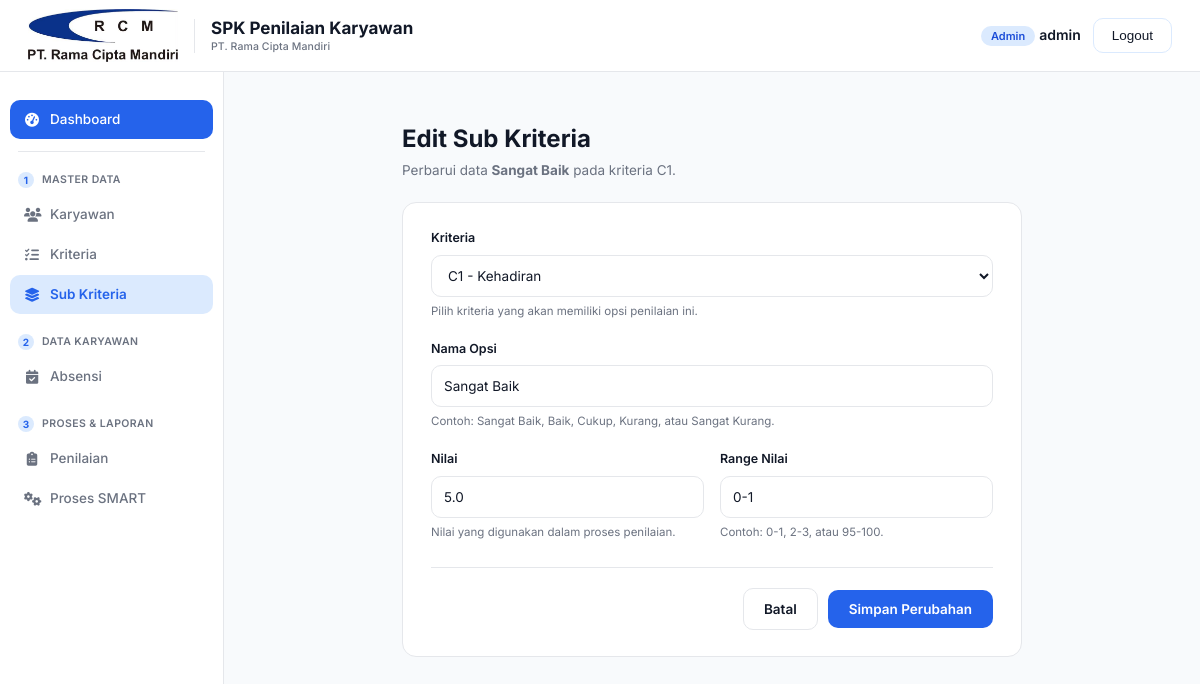
/admin-panel/subkriteria/35/edit/ (signed in), run on the app's committed database.
### rama_cipta_mandiri/models.py (models this page shows, shortened)
class SubKriteria(models.Model):
    kriteria = models.ForeignKey(Kriteria, on_delete=models.CASCADE, related_name='subkriteria')
    nama = models.CharField(max_length=100)
    range_nilai = models.CharField(max_length=50, blank=True, help_text="Opsional: range nilai yang diwakili subkriteria ini, mis. 90-100")
    nilai = models.FloatField(help_text="Nilai raw yang akan dipakai sebagai Penilaian.nilai_raw")
    class Meta:
        verbose_name = "Sub Kriteria"
        verbose_name_plural = "Sub Kriteria"

class Kriteria(models.Model):
    TIPE_CHOICES = [
        ('benefit', 'Benefit'),
        ('cost', 'Cost'),
    ]
    kode = models.CharField(max_length=10, unique=True, help_text="Kode singkat, mis. C1, C2")
    nama = models.CharField(max_length=100)
    bobot = models.FloatField(help_text="Bobot kriteria dalam persen (0-100), total semua kriteria aktif idealnya = 100")
    tipe = models.CharField(max_length=10, choices=TIPE_CHOICES)
    urutan = models.PositiveIntegerField(default=0, help_text="Urutan tampil kriteria")
    aktif = models.BooleanField(default=True, help_text="Nonaktifkan kriteria tanpa menghapus data historisnya")
    class Meta:
        verbose_name = "Kriteria"
        verbose_name_plural = "Kriteria"
        ordering = ['urutan', 'kode']
    def __str__(self):
        return f"{self.kode} - {self.nama}"

### rama_cipta_mandiri/views/admin/kriteria_subkriteria.py (the view)
# urls.py: path('admin-panel/subkriteria/<int:pk>/edit/', admin.subkriteria_update, name='subkriteria_update'),
@superuser_required
def subkriteria_update(request, pk):
    subkriteria = get_object_or_404(SubKriteria, pk=pk)
    if request.method == 'POST':
        form = SubKriteriaForm(request.POST, instance=subkriteria)
        if form.is_valid():
            form.save()
            messages.success(request, "Sub kriteria berhasil diperbarui.")
            return redirect('subkriteria_list')
    else:
        form = SubKriteriaForm(instance=subkriteria)
    return render(request, 'admin_panel/subkriteria_form.html', {
        'form': form,
        'mode': 'update',
        'subkriteria': subkriteria,
    })

### rama_cipta_mandiri/forms.py
class SubKriteriaForm(forms.ModelForm):
    class Meta:
        model = SubKriteria
        fields = ['kriteria', 'nama','range_nilai', 'nilai']
        widgets = {
            'kriteria': forms.Select(attrs={'class': 'form-select'}),
            'nama': forms.TextInput(attrs={'class': 'form-control', 'placeholder': 'mis. Baik'}),
            'range_nilai': forms.TextInput(attrs={'class': 'form-control', 'placeholder': 'mis. 0-2'}),
            'nilai': forms.NumberInput(attrs={'class': 'form-control', 'step': '0.01'}),
        }

### rama_cipta_mandiri/templates/admin_panel/subkriteria_form.html (shortened to what this page needs)
{% extends 'base.html' %}
{% block content %}
<div class="subkriteria-form-page">
    <div class="page-header subkriteria-form-header">
        <h1>
            {% if mode == 'create' %}
                Tambah Sub Kriteria
            {% else %}
                Edit Sub Kriteria
            {% endif %}
        </h1>
        <p>
            {% if mode == 'create' %}
                Tambahkan opsi penilaian baru untuk kriteria yang dipilih.
            {% else %}
                Perbarui data <strong>{{ subkriteria.nama }}</strong>
                pada kriteria {{ subkriteria.kriteria.kode }}.
            {% endif %}
        </p>
    </div>
    <div class="subkriteria-form-container">
        <form method="post" novalidate class="subkriteria-form">
            <div class="form-group">
                <label for="{{ form.kriteria.id_for_label }}">
                    Kriteria
                </label>
                {{ form.kriteria }}
                <p class="field-hint">
                    Pilih kriteria yang akan memiliki opsi penilaian ini.
                </p>
            </div>
            <div class="form-group">
                <label for="{{ form.nama.id_for_label }}">
                    Nama Opsi
                </label>
                {{ form.nama }}
                <p class="field-hint">
                    Contoh: Sangat Baik, Baik, Cukup, Kurang, atau Sangat Kurang.
                </p>
            </div>
            <div class="form-row">
                <div class="form-group">
                    <label for="{{ form.nilai.id_for_label }}">
                        Nilai
                    </label>
                    {{ form.nilai }}
                    <p class="field-hint">
                        Nilai yang digunakan dalam proses penilaian.
                    </p>
                </div>
                <div class="form-group">
                    <label for="{{ form.range_nilai.id_for_label }}">
                        Range Nilai
                    </label>
                    {{ form.range_nilai }}
                    <p class="field-hint">
                        Contoh: 0-1, 2-3, atau 95-100.
                    </p>
                </div>
            </div>
            <div class="form-actions subkriteria-form-actions">
                <a
                    href="{% url 'subkriteria_list' %}"
                    class="btn btn-outline"
                >
                    Batal
                </a>
                <button
                    type="submit"
                    class="btn btn-primary"
                >
                    {% if mode == 'create' %}
                        Simpan Sub Kriteria
                    {% else %}
                        Simpan Perubahan
                    {% endif %}
                </button>
            </div>
        </form>
    </div>
</div>
{% endblock %}

### rama_cipta_mandiri/templates/base.html (shortened to what this page needs)
{% load static %}
<!DOCTYPE html>
<html lang="id">
<head>
    <link rel="stylesheet" href="https://cdnjs.cloudflare.com/ajax/libs/font-awesome/6.5.1/css/all.min.css">
    <link rel="stylesheet" href="https://cdn.jsdelivr.net/npm/bootstrap-icons@1.11.3/font/bootstrap-icons.min.css">
    <link rel="stylesheet" href="{% static 'css/base.css' %}">
</head>
<body>
    <div class="topbar">
        <div class="topbar-brand">
                <div class="topbar-logo">
                    <img src="{% static 'img/logo-rcm.jpeg' %}" alt="PT. Rama Cipta Mandiri">
                </div>
                <div class="topbar-app-name">
                    <span>SPK Penilaian Karyawan</span>
                    <small>PT. Rama Cipta Mandiri</small>
                </div>
            </div>
        {% if user.is_authenticated %}
        <div class="topbar-user">
            <span class="role-badge">{% if user.is_superuser %}Admin{% else %}Karyawan{% endif %}</span>
            <span class="username">{{ user.get_full_name|default:user.username }}</span>
            <button type="button" class="logout-btn" onclick="openLogoutModal()">Logout</button>
        </div>
        {% endif %}
    </div>
    {% if user.is_authenticated %}
        {% if user.is_superuser %}
            {% include 'partials/sidebar_admin.html' %}
        {% else %}
            {% include 'partials/sidebar_karyawan.html' %}
        {% endif %}
    {% endif %}
    <div class="main-content">
        {% block content %}{% endblock %}
    </div>
</body>
</html>

### rama_cipta_mandiri/static/css/base.css (style rules this page uses)
:root { --brand-700: #1D4ED8; --brand-600: #2563EB; --brand-500: #3B82F6; --brand-100: #DBEAFE; --blue-600: #2563EB; --blue-100: #DBEAFE; --purple-600: #7C3AED; --purple-100: #EDE9FE; --ink-900: #111827; --ink-600: #6B7280; --ink-300: #E5E7EB; --ink-100: #F3F4F6; --bg: #F8FAFC; --surface: #FFFFFF; --status-sangat-baik: #16A34A; --status-baik: #65A30D; --status-cukup: #D97706; --status-kurang: #EA580C; --status-sangat-kurang: #DC2626; --font-heading: 'Inter', sans-serif; --font-body: 'Inter', sans-serif; --sidebar-width: 224px; --topbar-height: 72px; --radius-lg: 14px; --radius-md: 10px; }
* { box-sizing: border-box; margin: 0; padding: 0; }
body { background: var(--bg); color: var(--ink-900); font-family: var(--font-body); font-size: 14px; line-height: 1.5; }
h1, h2, h3, h4, h5, h6 { font-family: var(--font-heading); color: var(--ink-900); font-weight: 700; line-height: 1.25; }
a { text-decoration: none; color: inherit; }
.topbar { position: fixed; top: 0; left: 0; right: 0; height: var(--topbar-height); background: var(--surface); color: var(--ink-900); display: flex; align-items: center; justify-content: space-between; padding: 0 28px; z-index: 100; border-bottom: 1px solid var(--ink-300); }
.topbar-brand { display: flex; align-items: center; gap: 12px; font-family: var(--font-heading); font-weight: 700; font-size: 18px; }
.topbar-brand { display: flex; align-items: center; height: 100%; gap: 16px; }
.topbar-logo { width: 150px; height: 58px; display: flex; align-items: center; justify-content: center; flex-shrink: 0; overflow: hidden; }
.topbar-logo img { display: block; width: 100%; height: 100%; object-fit: contain; object-position: center; }
.topbar-app-name { display: flex; flex-direction: column; justify-content: center; gap: 1px; line-height: 1.25; }
.topbar-app-name span { color: var(--ink-900); font-size: 17px; font-weight: 700; white-space: nowrap; }
.topbar-app-name small { color: var(--ink-600); font-size: 10.5px; font-weight: 500; letter-spacing: .01em; }
.topbar-user .role-badge { font-size: 11px; font-weight: 600; padding: 3px 10px; border-radius: 20px; background: var(--brand-100); color: var(--brand-700); }
.topbar-user .username { font-weight: 600; color: var(--ink-900); }
.topbar-user .logout-btn { background: var(--surface); border: 1px solid var(--brand-100); color: var(--ink-900); padding: 9px 18px; border-radius: var(--radius-md); font-size: 13.5px; font-weight: 500; cursor: pointer; margin-left: 8px; transition: border-color 0.15s, background 0.15s; }
.btn { display: inline-flex; align-items: center; justify-content: center; gap: 8px; padding: 10px 20px; border-radius: var(--radius-md); font-size: 13.5px; font-weight: 600; font-family: var(--font-body); border: 1px solid transparent; cursor: pointer; transition: background 0.15s, border-color 0.15s, color 0.15s; }
.btn-primary { background: var(--brand-600); color: #fff; }
.btn-outline { background: var(--surface); border-color: var(--ink-300); color: var(--ink-900); }
.form-group { margin-bottom: 16px; }
.form-row { display: grid; grid-template-columns: 1fr 1fr; gap: 16px; }
.form-group label { display: block; font-size: 13px; font-weight: 600; color: var(--ink-900); margin-bottom: 6px; }
.form-group input[type="text"], .form-group input[type="number"], .form-group input[type="date"], .form-group input[type="password"], .form-group select, .form-group textarea { width: 100%; padding: 9px 12px; border: 1px solid var(--ink-300); border-radius: var(--radius-md); font-family: var(--font-body); font-size: 13.5px; color: var(--ink-900); background: var(--surface); }
.field-hint { font-size: 12px; color: var(--ink-600); margin-top: 4px; }
.form-actions { display: flex; justify-content: flex-end; gap: 10px; margin-top: 20px; padding-top: 16px; border-top: 1px solid var(--ink-300); }
.main-content { margin-left: var(--sidebar-width); margin-top: var(--topbar-height); padding: 32px 36px; min-height: calc(100vh - var(--topbar-height)); }
.page-header { margin-bottom: 26px; }
.page-header h1 { font-size: 24px; font-weight: 700; }
.page-header p { color: var(--ink-600); margin-top: 6px; font-size: 13.5px; }

### data on the page
SubKriteria: nama "Sangat Baik", kriteria.kode "C1", kriteria "C1 - Kehadiran", nilai "5.0", range_nilai "0-1"

### other printed values
{{ user.get_full_name|default:user.username }} "admin"
